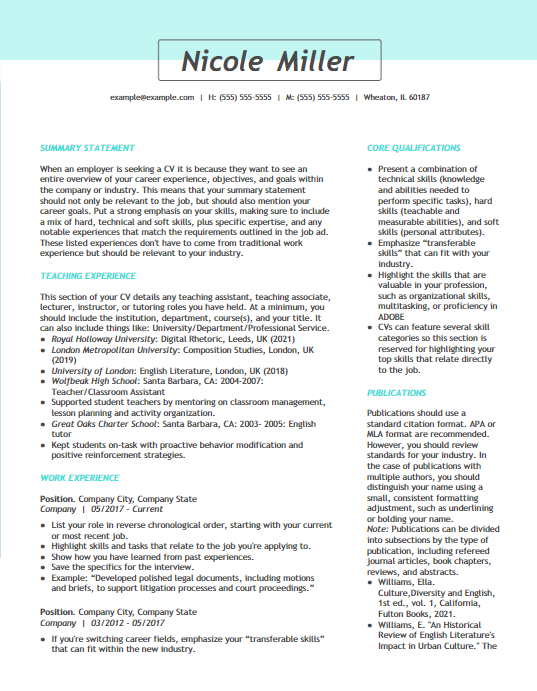
#> input picture cv_test.png, 537 x 691 px
$ python single.py cv_test.png out.png
#> lines starting #> are read from the running program, lines starting #| are printed output that depends on the picture
import argparse
import pytesseract
from PIL import Image, ImageEnhance
import re

pytesseract.pytesseract.tesseract_cmd = r"C:\Program Files\Tesseract-OCR\tesseract.exe"

def extract_text_from_image(image_path):
#> called with image_path = 'cv_test.png'
    try:
        image = Image.open(image_path)
#> image is the input picture: PIL image 537x691 RGBA; mean R, G, B, A 233.2, 238.2, 238, 255
        image = image.resize((image.width * 2, image.height * 2))
#> image: PIL image 1074x1382 RGBA
        image = image.convert("L")
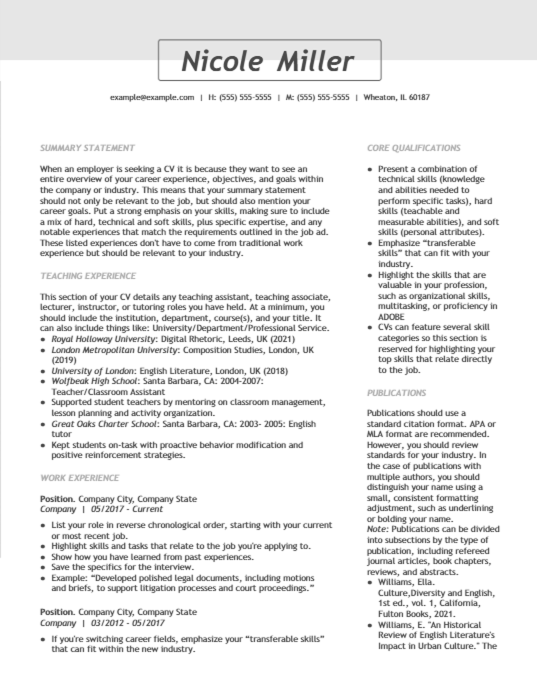
#> image: PIL image 1074x1382 L (shown at 1/2 size); min 52, max 255, mean 236.3
        # image = ImageEnhance.Contrast(image).enhance(0.1)

        extracted_text = pytesseract.image_to_string(image, lang='eng', config='--psm 6')

        # cleaned_text = re.sub(r'[^\w\s\n]', '', extracted_text)

        return extracted_text.strip()

    except Exception as e:
        print(f"Error: {e}")
        return None

def save_text_to_file(text, output_path):
    try:
        with open(output_path, 'w', encoding='utf-8') as file:
            file.write(text)
        print(f"Text successfully saved to {output_path}")
    except Exception as e:
        print(f"Error saving text to file: {e}")

if __name__ == "__main__":
    parser = argparse.ArgumentParser(description="Extract text from images using Tesseract OCR")
    parser.add_argument("image_path", type=str, help="Path to the image file")
    parser.add_argument("output_path", type=str, help="Path to save the extracted text")
    args = parser.parse_args()

    print(f"Processing image: {args.image_path}")

    extracted_text = extract_text_from_image(args.image_path)

    if extracted_text:
        print("Extracted Text:\n")
        print(extracted_text)

        save_text_to_file(extracted_text, args.output_path)
    else:
        print("Text extraction failed.")
